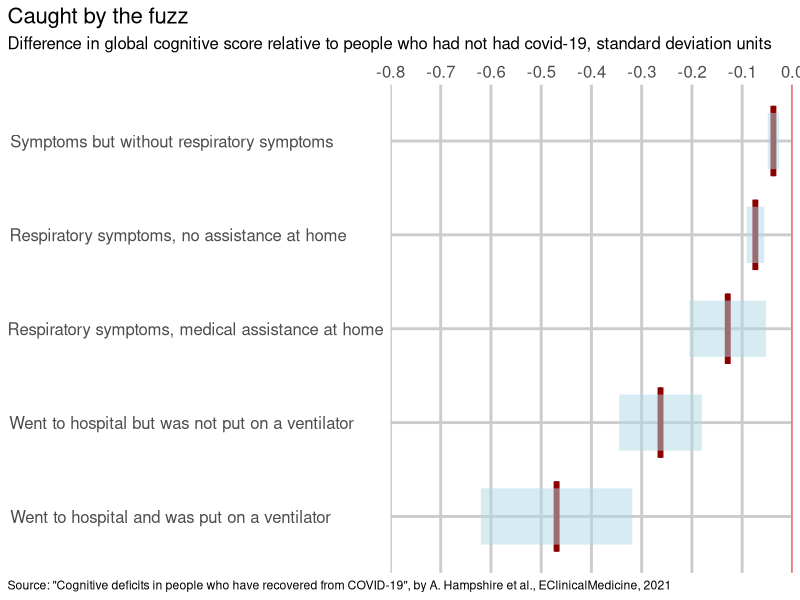
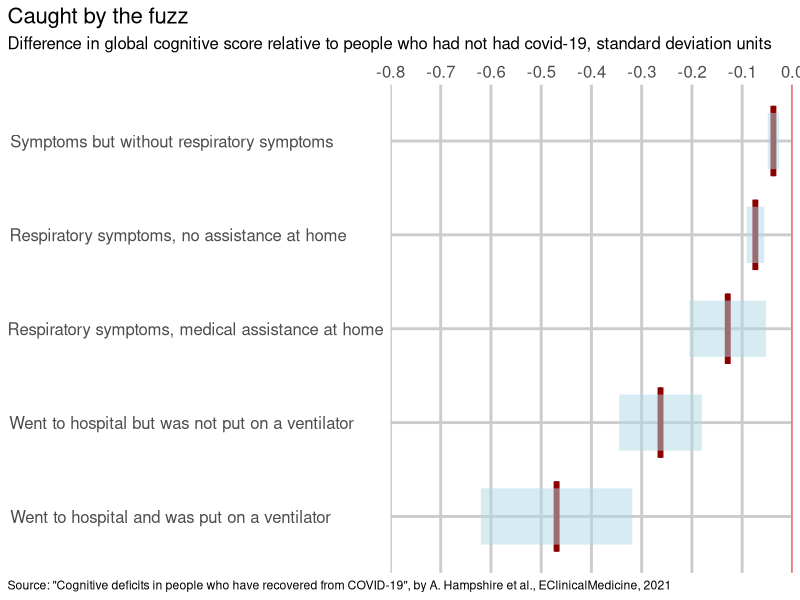

R code for these plots, in order:
# This is to replicate the Economist's daily chart of 2021/08/31
# On Covid-19 patients with severe symptoms suffer long-lasting cognitive impairments
# Author: Luke Korir
# Date: September 2021
# Data: "Cognitive deficits in people who have recovered from COVID-19", by A. Hampshire et al., EClinicalMedicine, 2021'
# _ _ _ _ _ _ _ _ _ _ _ _ _ _ _ _ _ _ _ _ _ _ _ _ _ _ _ _ _ _ _ _ _ _
library(ggplot2)

# Recreate the data as a dataframe
variable <- c("x5", "x4", "x3", "x2", "x1")

diff <- c(-0.03778, -0.07372, -0.12868, -0.26250, -0.46932)
serr <- c(0.01124, 0.01760, 0.07610, 0.08227, 0.15076)

dt <- data.frame(variable, diff, serr)
# _ _ _ _ _ _ _ _ _ _ _ _ _ _ _ _ _ _ _ _ _ _ _ _ _ _ _ _ _ _ _ _ _ _
# Start plotting
ggplot(dt, aes(diff, variable)) +
  theme_bw() +
  theme(panel.border = element_blank()) +
  theme(panel.grid.major    = element_line(colour = "grey80", size = 1)) +
  theme(panel.grid.minor    = element_blank()) +
  theme(axis.title.y = element_blank(),
        axis.title.x = element_blank(),
        axis.text = element_text(size=12)) +
  scale_x_continuous(limits = c(-0.8, 0), breaks = seq(-0.8, 0, by = 0.1), expand = c(0, 0), position = "top") +
  geom_boxplot(fill = "white", colour = "darkred", size = 1, weight = 2) +
  geom_errorbar(aes(xmax = diff + serr, xmin = diff - serr),
                position = "dodge", width = 0, size = 19, color = "lightblue", alpha = 0.5) +
  geom_vline(xintercept = 0, color = "red") +
  theme(plot.caption = element_text(hjust = 0)) +
  labs(title = "Caught by the fuzz",
       subtitle = "Difference in global cognitive score relative to people who had not had covid-19, standard deviation units",
       caption = 'Source: "Cognitive deficits in people who have recovered from COVID-19", by A. Hampshire et al., EClinicalMedicine, 2021') +
  theme(plot.title = element_text(size = 16),
        plot.subtitle = element_text(size = 12),
        axis.ticks = element_blank(),
        plot.caption = element_text(hjust = 0), 
        plot.title.position = "plot",
        plot.caption.position =  "plot",
        axis.text.y = element_text(size=12,hjust=0.05)) + 
  scale_y_discrete('variable',
                  labels = c(
                    'x5' = 'Symptoms but without respiratory symptoms',
                    'x4' = 'Respiratory symptoms, no assistance at home',
                    'x3' = 'Respiratory symptoms, medical assistance at home',
                    'x2' = 'Went to hospital but was not put on a ventilator',
                    'x1' = 'Went to hospital and was put on a ventilator')) 
ggsave('fuzz.png',  dpi = 100)
# _ _ _ _ _ _ _ _ _ _  END  _ _ _ _ _ _ _ _ _ _ _ _ _ _ _ _ _